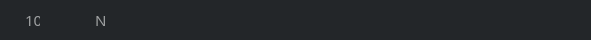
    <widget class="QGroupBox" name="RFIDgroupBox2_9">
     <property name="geometry">
      <rect>
       <x>6</x>
       <y>462</y>
       <width>591</width>
       <height>40</height>
      </rect>
     </property>
     <property name="styleSheet">
      <string notr="true">background-color: rgb(35, 38, 41);
border: 1px solid rgb(35, 38, 41);
border-radius: 17px</string>
     </property>
     <property name="title">
      <string/>
     </property>
     <widget class="QLabel" name="Rfidshno10">
      <property name="geometry">
       <rect>
        <x>20</x>
        <y>12</y>
        <width>21</width>
        <height>16</height>
       </rect>
      </property>
      <property name="font">
       <font>
        <family>AppleSDGothicNeoB00</family>
        <pointsize>11</pointsize>
        <weight>50</weight>
        <bold>false</bold>
       </font>
      </property>
      <property name="styleSheet">
       <string notr="true">color: rgb(159, 161, 162);</string>
      </property>
      <property name="text">
       <string>10</string>
      </property>
     </widget>
     <widget class="QLabel" name="RFIDaidm10">
      <property name="geometry">
       <rect>
        <x>90</x>
        <y>12</y>
        <width>41</width>
        <height>16</height>
       </rect>
      </property>
      <property name="font">
       <font>
        <family>AppleSDGothicNeoB00</family>
        <pointsize>11</pointsize>
        <weight>50</weight>
        <bold>false</bold>
       </font>
      </property>
      <property name="styleSheet">
       <string notr="true">color: rgb(159, 161, 162);</string>
      </property>
      <property name="text">
       <string>N</string>
      </property>
     </widget>
     <widget class="QLabel" name="M10IPlb">
      <property name="geometry">
       <rect>
        <x>290</x>
        <y>12</y>
        <width>121</width>
        <height>20</height>
       </rect>
      </property>
      <property name="font">
       <font>
        <family>AppleSDGothicNeoB00</family>
        <pointsize>11</pointsize>
        <weight>50</weight>
        <bold>false</bold>
       </font>
      </property>
      <property name="styleSheet">
       <string notr="true">color: rgb(159, 161, 162);</string>
      </property>
      <property name="text">
       <string/>
      </property>
     </widget>
     <widget class="QLabel" name="RFIDnote10">
      <property name="geometry">
       <rect>
        <x>410</x>
        <y>12</y>
        <width>151</width>
        <height>20</height>
       </rect>
      </property>
      <property name="font">
       <font>
        <family>AppleSDGothicNeoB00</family>
        <pointsize>11</pointsize>
        <weight>50</weight>
        <bold>false</bold>
       </font>
      </property>
      <property name="styleSheet">
       <string notr="true">color: rgb(159, 161, 162);</string>
      </property>
      <property name="text">
       <string/>
      </property>
     </widget>
     <widget class="QLabel" name="StateM10lb">
      <property name="geometry">
       <rect>
        <x>210</x>
        <y>10</y>
        <width>31</width>
        <height>21</height>
       </rect>
      </property>
      <property name="text">
       <string/>
      </property>
     </widget>
    </widget>
